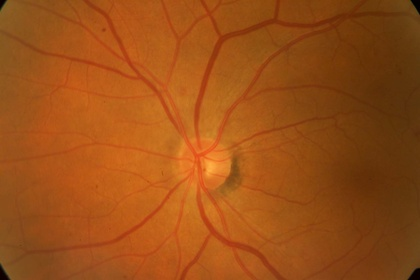
%> input picture Edge Detection/retina4.jpg, 420 x 280 px, shrunk from 1728 x 1152 before the run
$ octave Matching4.m   (GNU Octave 9; MATLAB toolbox functions it lacks are replaced by stand-ins)
%> lines starting %> are read from the running program, lines starting %| are printed output that depends on the picture; in (x1, y1, x2, y2) boxes, pixels count from 0 and x2, y2 are one past the last pixel; in counts of white or black regions, pixels touching at a corner belong together; the program's own positions count from 1
close all
clear
clc
%reading the image
rgbImage = imread('retina4.jpg');
%> rgbImage is the input picture: size 280x420x3 uint8; mean R, G, B 154.9, 79.3, 22.6
greenChannel = rgbImage(:, :, 2);
figure;
imshow(greenChannel);
title('Green channel')

%setting up the gaussian for the rotational filters
dim = 3;
sig = 1;

h2=meshgrid(-(dim):(dim));

g = (1/sqrt(2*pi*sig^2))*exp(-h2.^2/(2*sig^2));

g_scaled = 10* g;
mean = g_scaled./(2*dim*sig);
mean_scaled =  mean;
%Matched gaussian function in the form of G(x,y) = g - m_0
G_Xy = g_scaled - mean_scaled;

G_negate = 1 - G_Xy;

rounder = round(G_negate);

Green_blur = conv2(greenChannel,rounder);


rotate0 = zeros(15,15);
[sizex,sizey] = size(rounder);

for i = 1 : sizex
    for j = 1 : sizey

        rotate0(i+4,j+3) = rounder(i,j);
    end
end
%creating masks sfor the rotation
rotate15 = imrotate(rotate0,15,'bicubic','crop');
rotate30 = imrotate(rotate0,30,'bicubic','crop');
rotate45 = imrotate(rotate0,45,'bicubic','crop');
rotate60 = imrotate(rotate0,60,'bicubic','crop');
rotate75 = imrotate(rotate0,75,'bicubic','crop');
rotate90 = imrotate(rotate0,90,'bicubic','crop');
rotate105 = imrotate(rotate0,105,'bicubic','crop');
rotate120 = imrotate(rotate0,120,'bicubic','crop');
rotate135 = imrotate(rotate0,135,'bicubic','crop');
rotate150 = imrotate(rotate0,150,'bicubic','crop');
rotate165 = imrotate(rotate0,165,'bicubic','crop');
%creation of the images
mask_0_degg = conv2(greenChannel,rotate0,'same');
mask_15_degg = conv2(greenChannel,rotate15,'same');
mask_30_degg = conv2(greenChannel,rotate30,'same');
mask_45_degg = conv2(greenChannel,rotate45,'same');
mask_60_degg = conv2(greenChannel,rotate60,'same');
mask_75_degg = conv2(greenChannel,rotate75,'same');
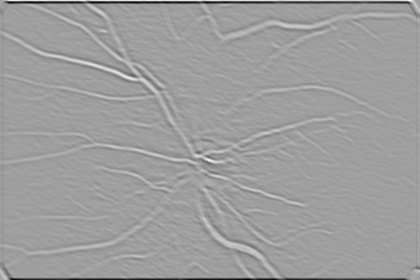
%> mask_75_degg: size 280x420 double; min -1140.8, max 685.8, mean -11.6; drawn with min black and max white
mask_90_degg = conv2(greenChannel,rotate90,'same');
mask_105_degg = conv2(greenChannel,rotate105,'same');
mask_120_degg = conv2(greenChannel,rotate120,'same');
mask_135_degg = conv2(greenChannel,rotate135,'same');
mask_150_degg = conv2(greenChannel,rotate150,'same');
mask_165_degg = conv2(greenChannel,rotate165,'same');
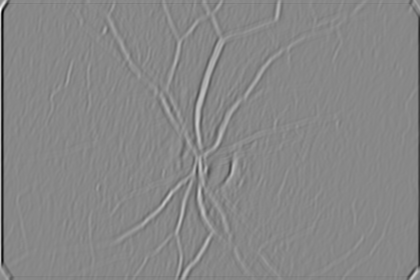
%> mask_165_degg: size 280x420 double; min -1189.1, max 1037.8, mean -8; drawn with min black and max white

max_img = zeros(size(mask_0_degg,1),size(mask_0_degg,2));

%finding the max value pixel among all the generated image pixel values
for i = 1 : size(mask_0_degg,1)
    for j =1 : size(mask_0_degg,2)

        max_img(i,j) = max(mask_0_degg(i,j) , mask_15_degg(i,j));
        max_img(i,j) = max(max_img(i,j) , mask_30_degg(i,j));
        max_img(i,j) = max(max_img(i,j) , mask_45_degg(i,j));
        max_img(i,j) = max(max_img(i,j) , mask_60_degg(i,j));
        max_img(i,j) = max(max_img(i,j) , mask_75_degg(i,j));
        max_img(i,j) = max(max_img(i,j) , mask_90_degg(i,j));
        max_img(i,j) = max(max_img(i,j) , mask_105_degg(i,j));
        max_img(i,j) = max(max_img(i,j) , mask_120_degg(i,j));
        max_img(i,j) = max(max_img(i,j) , mask_135_degg(i,j));
        max_img(i,j) = max(max_img(i,j) , mask_150_degg(i,j));
        max_img(i,j) = max(max_img(i,j) , mask_165_degg(i,j));

    end
end
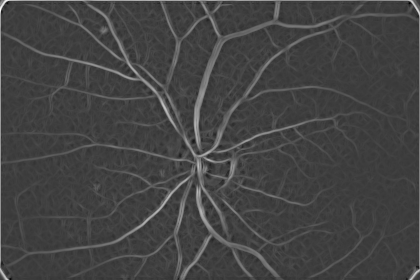
%> max_img: size 280x420 double; min -307, max 1037.8, mean 53.9; drawn with min black and max white

figure;
imshow(uint8(max_img));
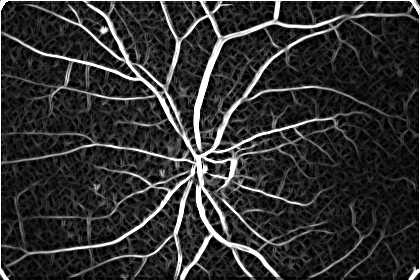
%> displayed picture: size 280x420, on the screen's scale of 0 to 255; min 0, max 255, mean 49.1

level = graythresh(uint8(max_img));
%> level = 0.471

BW = imbinarize(uint8(max_img),level);
%> BW: size 280x420 logical; 10.3% white; 113 white regions (102 under 20 px), largest, box (x1, y1, x2, y2) and area: (0, 0, 420, 280) 10856, (221, 198, 295, 250) 224, (232, 180, 314, 206) 207
figure;

imshow((BW));
title('maximum value image')
[index,count] = bwlabel(BW);
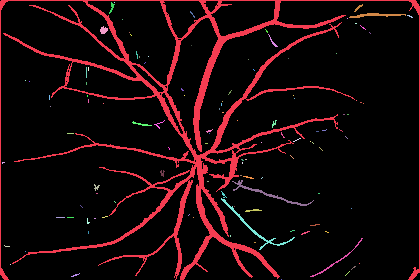
%> index: size 280x420 double; 114 distinct labels, from 0 to 113; one colour per label, 0 black
%> count = 113

[index_x,index_y] = size(index);
%> index_x = 280; index_y = 420

for i=1:count
    [r,c] = find(index == i);
    payload = size(r,1);
    if(payload < 20)
        BW(r,c) = 0;
    end
end
%> this loop made 113 passes
%> (r, c, payload) on passes 2 to 7: ([163; 164; 163; 163], [3; 3; 4; 5], 4), ([246; 247; 247; 247; 247; 247], [5; 6; 7; 8; 9; 10], 6), (265, 11, 1), (81, 26, 1), (252, 26, 1), (82, 30, 1)
%> payload on passes 1, 22, 25, 28, 34, 39: 10856, 19, 44, 26, 33, 18
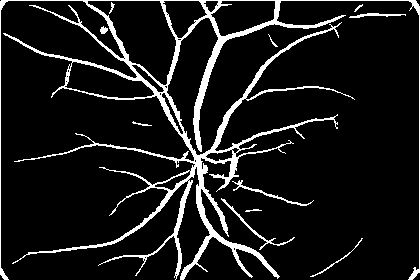
%> BW: size 280x420 logical; 9.9% white; 11 white regions, largest, box (x1, y1, x2, y2) and area: (0, 0, 420, 280) 10856, (221, 198, 295, 250) 224, (232, 180, 314, 206) 207

figure;

imshow(BW);
 title('Post processing of the detection');

 q = bwmorph(BW,'thin',Inf);
%> q: size 280x420 logical; 3.6% white in thin lines or dots
 q= bwmorph(q,'clean');
 figure;

imshow(q);
 title('Thin Color Image');

 asadf = imoverlay(rgbImage,q,'blue');
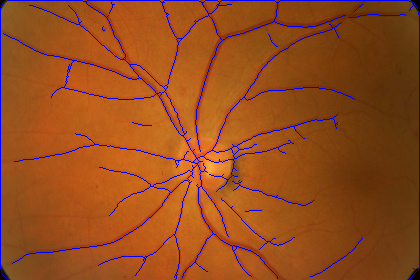
%> asadf: size 280x420x3 uint8; mean R, G, B 149.2, 76.6, 30.9
  figure;

imshow(asadf);
 title('Overlapped Color Image');
